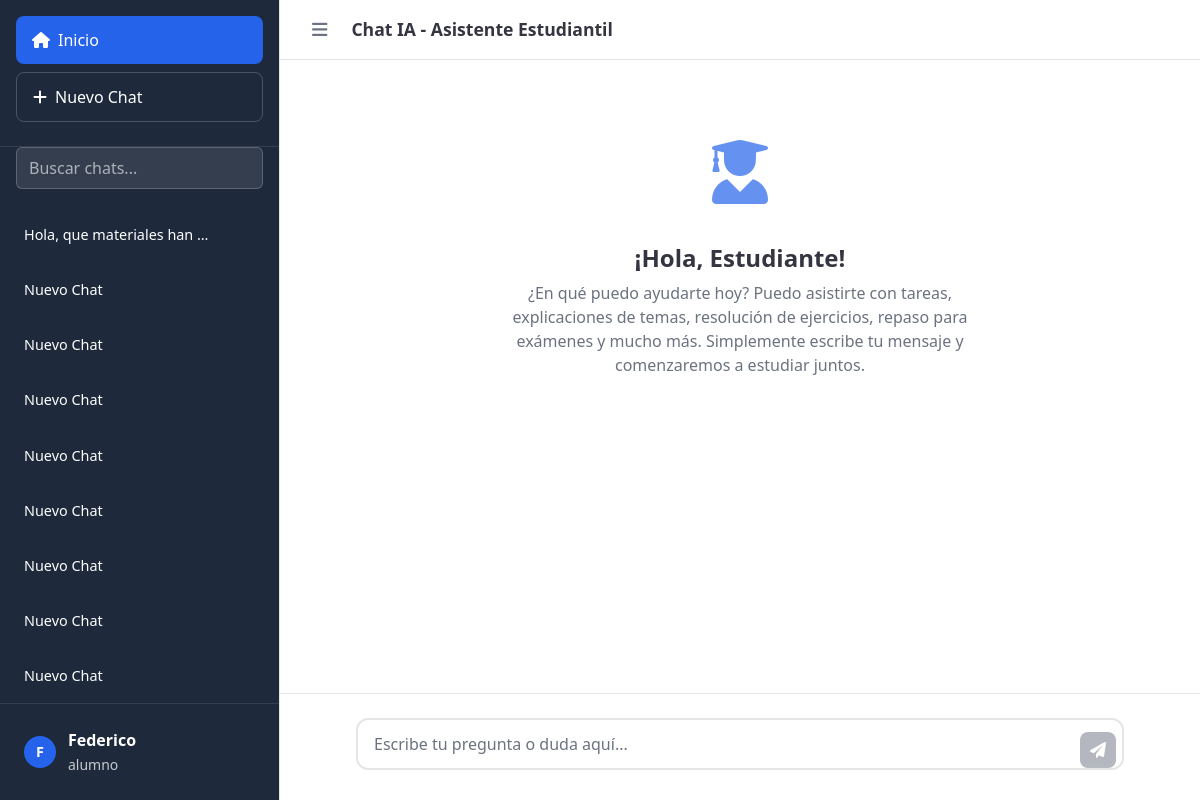
/chat (signed in), run on the app's committed database.
### app/models.py (models this page shows, shortened)
class ChatIA(db.Model):
    __tablename__ = 'chats_ia'
    id = db.Column(db.Integer, primary_key=True)
    nombre_chat = db.Column(db.String(200))  # Generado automÃƒÆ’Ã‚Â¡ticamente por IA
    carpeta = db.Column(db.String(100))  # Para organizaciÃƒÆ’Ã‚Â³n del alumno
    usuario_id = db.Column(db.Integer, db.ForeignKey('usuarios.id'), nullable=False)
    fecha_creacion = db.Column(db.DateTime, default=datetime.utcnow)
    fecha_ultimo_mensaje = db.Column(db.DateTime, default=datetime.utcnow)
    mensajes = db.relationship('MensajeChatIA', backref='chat', order_by='MensajeChatIA.fecha_envio')
    usuario = db.relationship('Usuario', backref='chats_ia')

class Usuario(db.Model, FlaskLoginUserMixin):
    __tablename__ = 'usuarios'
    id = db.Column(db.Integer, primary_key=True)
    email = db.Column(db.String(255), unique=True, nullable=False)
    password_hash = db.Column(db.String(255), nullable=True)
    nombre = db.Column(db.String(100), nullable=False)
    apellido = db.Column(db.String(100), nullable=False)
    fecha_nacimiento = db.Column(db.Date, nullable=False)
    rol = db.Column(db.Enum(RolUsuario), nullable=False)
    activo = db.Column(db.Boolean, default=True)
    fecha_creacion = db.Column(db.DateTime, default=datetime.utcnow)
    fecha_actualizacion = db.Column(db.DateTime, default=datetime.utcnow, onupdate=datetime.utcnow)
    institucion_id = db.Column(db.Integer, db.ForeignKey('instituciones.id'), nullable=True)
    email_confirmed_at = db.Column(db.DateTime)
    failed_login_attempts = db.Column(db.Integer, default=0)
    last_login_at = db.Column(db.DateTime)
    locked_until = db.Column(db.DateTime)
    reset_password_token = db.Column(db.String(100), nullable=True)
    reset_password_expires = db.Column(db.DateTime, nullable=True)
    padre_id = db.Column(db.Integer, db.ForeignKey('usuarios.id'), nullable=True)
    madre_id = db.Column(db.Integer, db.ForeignKey('usuarios.id'), nullable=True)
    curso_id = db.Column(db.Integer, db.ForeignKey('cursos.id'), nullable=True)
    institucion = db.relationship('Institucion',
                                foreign_keys=[institucion_id],
                                backref='usuarios')
    padre = db.relationship('Usuario',
                           remote_side=[id],
                           foreign_keys=[padre_id],
                           backref=db.backref('hijos_como_padre', lazy='dynamic'))
    madre = db.relationship('Usuario',
                           remote_side=[id],
                           foreign_keys=[madre_id],
                           backref=db.backref('hijos_como_madre', lazy='dynamic'))
    cursos_materias = db.relationship('Materia',
                                    secondary=profesor_curso_materia,
                                    backref='profesores')
    curso_tutor = db.relationship('Curso',
                                foreign_keys='Curso.tutor_id',
                                backref='tutor',
                                uselist=False)

### app/routes.py (the view)
@routes.route('/chat')
def chat_index():
    if 'user_id' not in login_session:
        return redirect(url_for('routes.login'))
    user = Usuario.query.get(login_session['user_id'])
    if not user:
        flash("Usuario no encontrado", "error")
        return redirect(url_for('routes.login'))
    chats = chat_ia_universal.obtener_chats_usuario(user.id)
    template_name = 'profesor_chat.html' if user.rol == RolUsuario.PROFESOR else 'alumno_chat.html'
    return render_template(template_name,
                         chats=chats,
                         user_name=user.nombre,
                         user_role=user.rol.value if hasattr(user.rol, 'value') else str(user.rol))

### app/groq_stream.py (called while the page is built)
    def obtener_chats_usuario(self, usuario_id: int) -> List[ChatIA]:
        try:
            chats = ChatIA.query.filter_by(
                usuario_id=usuario_id
            ).order_by(
                ChatIA.fecha_ultimo_mensaje.desc()
            ).all()
            return chats
        except Exception as e:
            logger.error(f"Error obteniendo chats: {e}")
            return []

### app/routes.py (called while the page is built)
@routes.context_processor
def inject_user_globals():
    if 'user_id' in login_session:
        user = Usuario.query.get(login_session['user_id'])
        if user:
            sessions = ChatIA.query\
                        .filter_by(usuario_id=user.id)\
                        .order_by(ChatIA.fecha_ultimo_mensaje.desc())\
                        .all()
            return {
                'sessions': sessions,
                'user_name': user.nombre,  # ✅ Usar 'nombre'
                'user': user
            }
    return {}

### app/templates/alumno_chat.html (shortened to what this page needs)
<!DOCTYPE html>
<html lang="es">
<head>
    <link href="https://cdn.jsdelivr.net/npm/bootstrap@5.1.3/dist/css/bootstrap.min.css" rel="stylesheet">
    <link href="https://cdnjs.cloudflare.com/ajax/libs/font-awesome/6.0.0/css/all.min.css" rel="stylesheet">
</head>
<body>
    <div class="main-container">
        <aside class="sidebar" id="sidebar">
            <button class="theme-toggle" onclick="toggleTheme()" title="Cambiar tema">
                <i class="fas fa-moon" id="themeIcon"></i>
            </button>
            <div class="sidebar-header">
                <a href="#" class="home-btn text-decoration-none mb-2" onclick="event.preventDefault(); irAInicio();">
                    <i class="fas fa-home"></i>
                    Inicio
                </a>
                <button class="new-chat-btn" onclick="crearNuevoChat()">
                    <i class="fas fa-plus"></i>
                    Nuevo Chat
                </button>
            </div>
            <div class="chat-search">
                <input type="text" id="searchInput" placeholder="Buscar chats..." oninput="buscarChats()">
            </div>
            <div class="chats-list" id="chatsList">
                {% for chat in chats %}
                <div class="chat-item {% if chat_actual and chat.id == chat_actual.id %}active{% endif %}"
                     onclick="irAChat({{ chat.id }})" data-chat-id="{{ chat.id }}">
                    <span class="chat-name">{{ chat.nombre_chat or 'Chat sin nombre' }}</span>
                </div>
                {% endfor %}
            </div>
            <div class="sidebar-footer">
                <div class="user-info">
                    <div class="user-avatar">
                        {{ user_name[0].upper() if user_name else 'E' }}
                    </div>
                    <div>
                        <div class="fw-bold">{{ user_name or 'Estudiante' }}</div>
                        <small class="opacity-75">{{ user_role or 'Alumno' }}</small>
                    </div>
                </div>
            </div>
        </aside>
        <main class="main-content">
            <header class="chat-header">
                <button class="sidebar-toggle d-none d-md-block" onclick="toggleSidebar()">
                    <i class="fas fa-bars"></i>
                </button>
                <h1 class="chat-title mb-0">
                    {% if chat_actual %}
                        {{ chat_actual.nombre_chat or 'Chat sin nombre' }}
                    {% else %}
                        Chat IA - Asistente Estudiantil
                    {% endif %}
                </h1>
            </header>
            <div class="messages-container" id="messagesContainer">
                <div class="messages-wrapper">
                    {% if chat_actual and mensajes %}
                        {% for mensaje in mensajes %}
                        <div class="message {% if mensaje.es_usuario %}user-message{% else %}ai-message{% endif %}">
                            <div class="message-avatar">
                                {% if mensaje.es_usuario %}
                                    {{ user_name[0].upper() if user_name else 'E' }}
                                {% else %}
                                    <i class="fas fa-robot"></i>
                                {% endif %}
                            </div>
                            <div class="message-content">
                                {% if mensaje.es_usuario %}
                                    {{ mensaje.contenido_original | e }}
                                {% else %}
                                    {{ mensaje.contenido_renderizado | safe }}
                                {% endif %}
                            </div>
                        </div>
                        {% endfor %}
                    {% else %}
                    <div class="empty-state">
                        <div class="empty-state-icon">
                            <i class="fas fa-user-graduate"></i>
                        </div>
                        <h2>¡Hola, Estudiante!</h2>
                        <p>¿En qué puedo ayudarte hoy? Puedo asistirte con tareas, explicaciones de temas, resolución de ejercicios, repaso para exámenes y mucho más. Simplemente escribe tu mensaje y comenzaremos a estudiar juntos.</p>
                    </div>
                    {% endif %}
                </div>
            </div>
            <div class="input-container">
                <div class="input-wrapper">
                    <textarea
                        class="message-input"
                        id="messageInput"
                        placeholder="Escribe tu pregunta o duda aquí..."
                        rows="1"></textarea>
                    <button class="send-button" id="sendButton" onclick="enviarMensaje()" disabled>
                        <i class="fas fa-paper-plane"></i>
                    </button>
                </div>
            </div>
        </main>
    </div>
</body>
</html>

### data on the page
ChatIA: nombre_chat "Hola, que materiales han…"
ChatIA: nombre_chat "Nuevo Chat"
ChatIA: nombre_chat "Nuevo Chat"
ChatIA: nombre_chat "Nuevo Chat"
ChatIA: nombre_chat "Nuevo Chat"
ChatIA: nombre_chat "Nuevo Chat"
ChatIA: nombre_chat "Nuevo Chat"
ChatIA: nombre_chat "Nuevo Chat"
ChatIA: nombre_chat "Nuevo Chat"
Usuario: nombre "F", nombre "Federico", rol "alumno"
